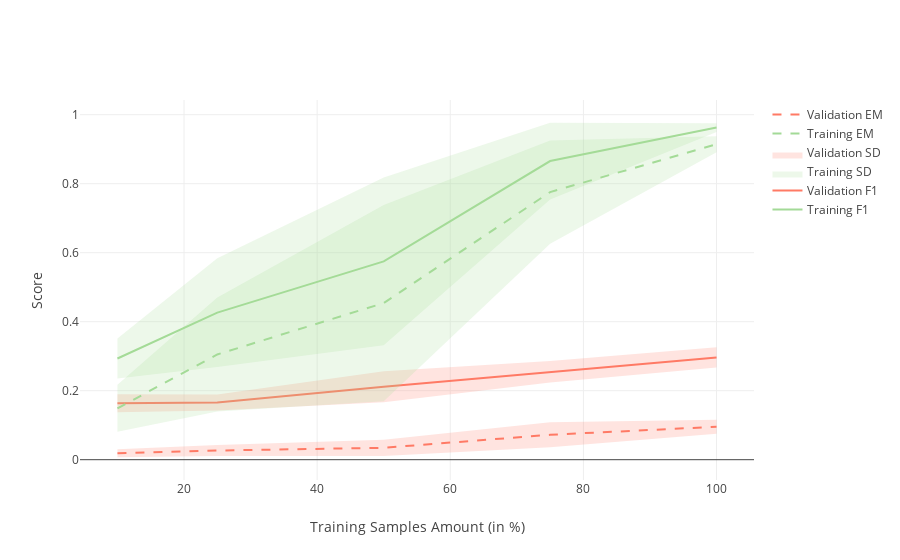

The notebook cell saved with this chart:
### Markdown cell above
### Curvas de Aprendizado utilizando K-fold sem ELMo, Word Embeddings de 600 dimensões e respostas adicionais para treino e dev.

### Code cell
metrics_no_elmo_path = "{}/metrics/no_elmo".format(os.getcwd())
plot(metrics_no_elmo_path)

### Figure 1 — Plotly figure (JSON) as saved in the notebook; plotly's stock layout.template omitted (floating-point values rounded to 4 significant figures)
{"data": [{"line": {"color": "rgb(163,218,151)"}, "mode": "lines", "name": "Training F1", "type": "scatter", "uid": "c3bc306c-857e-46c5-8c23-5490c8e93f49", "x": ["10", "25", "50", "75", "100"], "y": [0.2934, 0.4263, 0.5747, 0.8656, 0.9628]}, {"line": {"color": "rgb(255,122,101)"}, "mode": "lines", "name": "Validation F1", "type": "scatter", "uid": "803e88ab-38d3-4da6-ad59-3ebe6ce5da52", "x": ["10", "25", "50", "75", "100"], "y": [0.1634, 0.1657, 0.2118, 0.2549, 0.2963]}, {"fillcolor": "rgba(163,218,151,0.2)", "line": {"color": "rgba(255,255,255,0)"}, "showlegend": false, "type": "scatter", "uid": "882fdff8-98c6-44d1-b69e-dfe7636f85f6", "x": ["10", "25", "50", "75", "100"], "y": [0.3515, 0.5837, 0.8179, 0.9767, 0.9755]}, {"fill": "tonexty", "fillcolor": "rgba(163,218,151,0.2)", "line": {"color": "rgba(255,255,255,0)"}, "name": "Training SD", "type": "scatter", "uid": "34fe12e9-fd26-45e2-b643-8fe3c7006836", "x": ["10", "25", "50", "75", "100"], "y": [0.2352, 0.2688, 0.3315, 0.7545, 0.9501]}, {"fillcolor": "rgba(255,122,101,0.2)", "line": {"color": "rgba(255,255,255,0)"}, "showlegend": false, "type": "scatter", "uid": "90b8a54b-0433-4af6-9e06-c2c581fa858c", "x": ["10", "25", "50", "75", "100"], "y": [0.1374, 0.1424, 0.1668, 0.2236, 0.2669]}, {"fill": "tonexty", "fillcolor": "rgba(255,122,101,0.2)", "line": {"color": "rgba(255,255,255,0)"}, "name": "Validation SD", "type": "scatter", "uid": "c3360696-7c1f-4f3c-be0e-41505ad02295", "x": ["10", "25", "50", "75", "100"], "y": [0.1895, 0.1889, 0.2567, 0.2861, 0.3256]}, {"line": {"color": "rgb(163,218,151)", "dash": "dash"}, "mode": "lines", "name": "Training EM", "type": "scatter", "uid": "743d869e-618f-4f2a-b75f-a4906525a568", "x": ["10", "25", "50", "75", "100"], "y": [0.1489, 0.3051, 0.454, 0.7757, 0.9143]}, {"line": {"color": "rgb(255,122,101)", "dash": "dash"}, "mode": "lines", "name": "Validation EM", "type": "scatter", "uid": "dfc51f22-33c7-4bbe-bcb9-0c7e20850702", "x": ["10", "25", "50", "75", "100"], "y": [0.01882, 0.02664, 0.03447, 0.07217, 0.09553]}, {"fillcolor": "rgba(163,218,151,0.2)", "line": {"color": "rgba(255,255,255,0)"}, "showlegend": false, "type": "scatter", "uid": "c6c4a120-38b0-4e53-a40f-2e18b180f7a2", "x": ["10", "25", "50", "75", "100"], "y": [0.2169, 0.4701, 0.7385, 0.9253, 0.9378]}, {"fill": "tonexty", "fillcolor": "rgba(163,218,151,0.2)", "line": {"color": "rgba(255,255,255,0)"}, "name": "Training EM SD", "showlegend": false, "type": "scatter", "uid": "08d8cdbb-0d99-42ce-86fb-e26d38577e84", "x": ["10", "25", "50", "75", "100"], "y": [0.08082, 0.1401, 0.1696, 0.6262, 0.8908]}, {"fillcolor": "rgba(255,122,101,0.2)", "line": {"color": "rgba(255,255,255,0)"}, "showlegend": false, "type": "scatter", "uid": "ad96ca2c-0bcf-4988-a481-2c05c66e790e", "x": ["10", "25", "50", "75", "100"], "y": [0.007093, 0.01079, 0.01079, 0.03597, 0.07533]}, {"fill": "tonexty", "fillcolor": "rgba(255,122,101,0.2)", "line": {"color": "rgba(255,255,255,0)"}, "name": "Validation EM SD", "showlegend": false, "type": "scatter", "uid": "0088c9f3-cc79-41cf-8432-4ab451400535", "x": ["10", "25", "50", "75", "100"], "y": [0.03054, 0.0425, 0.05816, 0.1084, 0.1157]}], "layout": {"title": {"text": ""}, "xaxis": {"title": {"text": "Training Samples Amount (in %)"}}, "yaxis": {"title": {"text": "Score"}}}}
